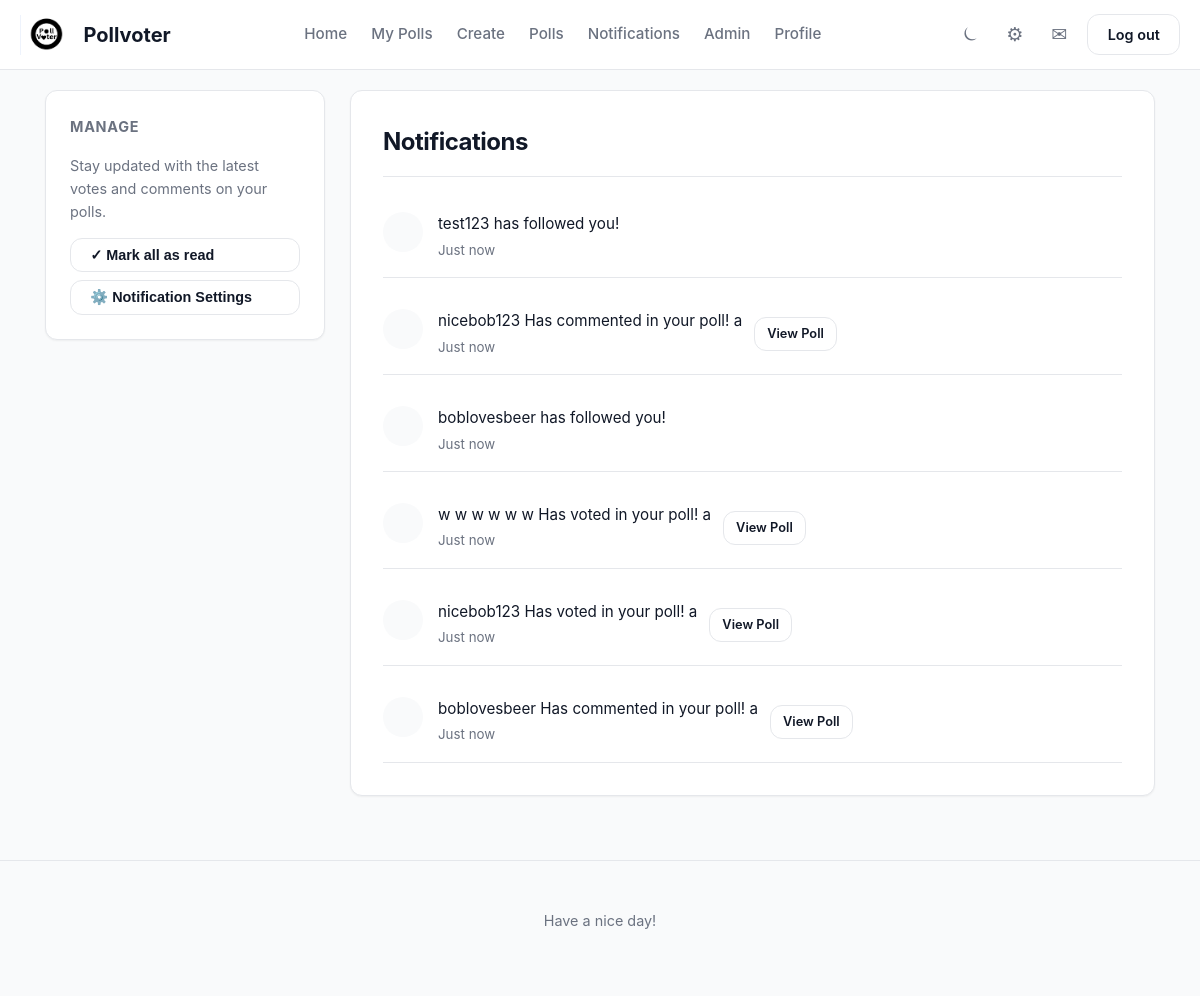
The app's page /notifications (signed in), older data.
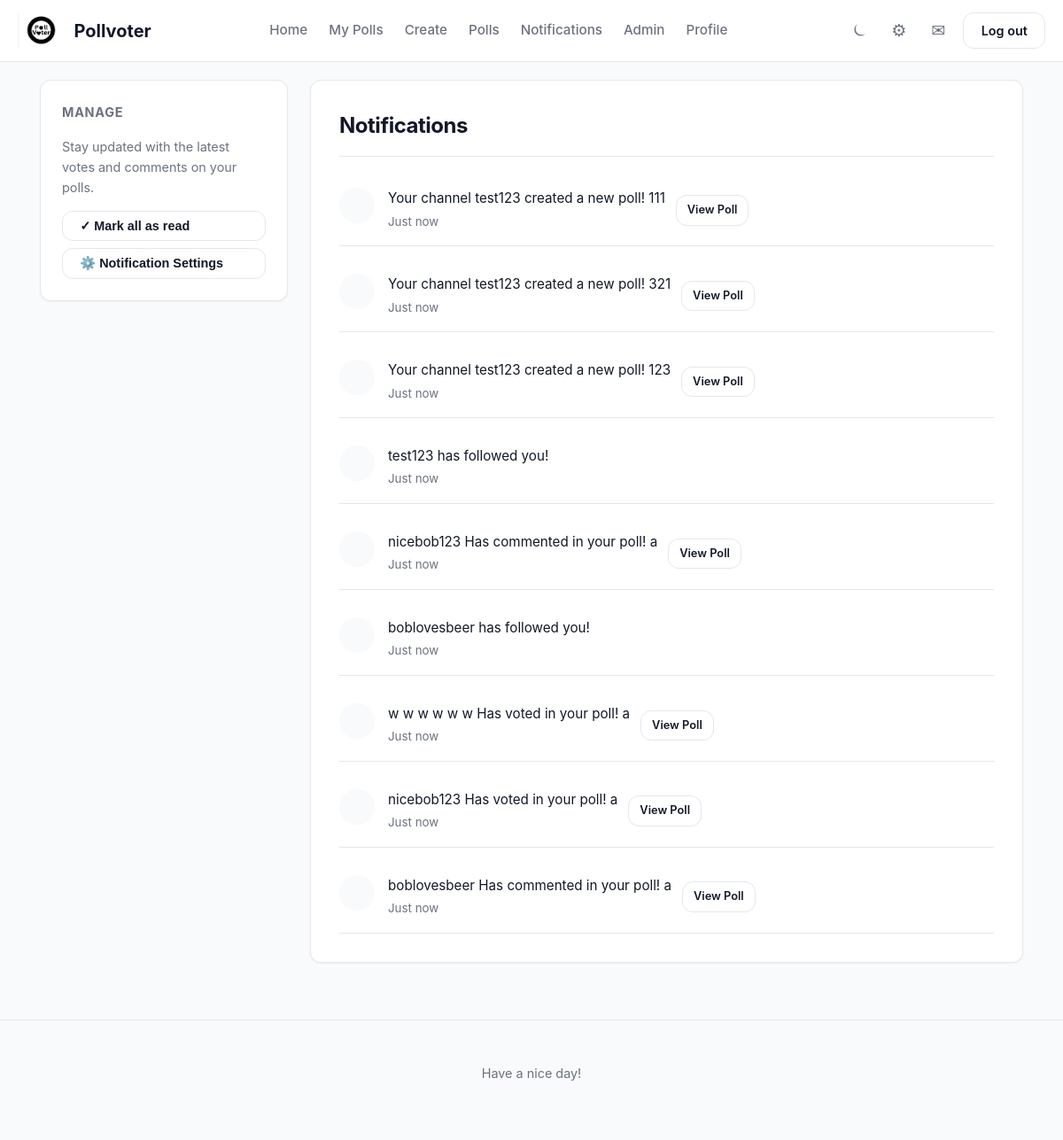
The same page, newer data.
### app/models.py (models this page shows)
class Notification(db.Model):
    __tablename__ = 'notification'
    id = Column(Integer, primary_key=True)
    message = Column(Text)
    is_read = Column(Boolean)
    created_at = Column(DateTime, default=datetime.now)
    recipient_id = Column(Integer, ForeignKey('user.id'))
    recipient = relationship("User", backref="notifications", foreign_keys=[recipient_id])
    poll_id = Column(Integer, ForeignKey('poll.id'))

### app/routes.py (the view)
@main.route("/notifications")
@login_required
def notifications():
    notifications = Notification.query.filter_by(recipient_id = current_user.id).order_by(Notification.created_at.desc()).all()
    for i in notifications:
        i.is_read = True
    db.session.commit()
    return render_template("notification.html", notifications = notifications)

### app/__init__.py (called while the page is built)
def create_app():
    app = Flask(__name__)
    app.config['SECRET_KEY'] = 'your_secret_key'
    app.config['SQLALCHEMY_DATABASE_URI'] = 'sqlite:///pollvoter.db'
    app.config['SQLALCHEMY_TRACK_MODIFICATIONS'] = False
    app.config["UPLOAD_FOLDER"] = "static/uploads"
    app.config["PFP_FOLDER"] =  "app/static/uploads/pfp"
    db.init_app(app)
    login_manager.init_app(app)
    migrate.init_app(app, db)
    app.register_blueprint(auth)
    app.register_blueprint(main)
    app.register_blueprint(polls)
    app.register_blueprint(admin)
    @login_manager.user_loader
    def load_user(userid):
        return User.query.get(int(userid))
    return app

### app/routes.py (called while the page is built)
@main.context_processor
def notifications_count():
    if current_user.is_authenticated:
        unreadcount = Notification.query.filter_by(recipient_id = current_user.id, is_read = False).count()
        return dict(unreadcount = unreadcount)
    return dict(unreadcount = 0)

### app/templates/notification.html (shortened to what this page needs)
{% extends "base.html" %}
{% block content %}
<div class="dashboard-layout">
    <aside class="sidebar">
        <div class="sidebar-widget">
            <h3 class="widget-title">Manage</h3>
            <p style="font-size: 0.9rem; color: var(--text-muted); margin-bottom: 15px;">
                Stay updated with the latest votes and comments on your polls.
            </p>
            <button class="btn btn-outline" style="width: 100%; text-align: left; margin-bottom: 8px;">
                ✓ Mark all as read
            </button>
            <button class="btn btn-outline" style="width: 100%; text-align: left;">
                ⚙️ Notification Settings
            </button>
        </div>
    </aside>
    <main class="feed">
        <div class="card">
            <h2 style="margin-bottom: 20px; border-bottom: 1px solid var(--border-subtle); padding-bottom: 15px;">
                Notifications
            </h2>
            <div class="notification-list">
                {% for i in notifications %}
                <div class="user-row" style="padding: 15px 0; border-bottom: 1px solid var(--border-subtle);">
                    <div style="display: flex; align-items: flex-start; gap: 15px;">
                        <div style="
                            width: 40px; height: 40px;
                            background: var(--bg-body);
                            border-radius: 50%;
                            display: flex; align-items: center; justify-content: center;
                            color: var(--primary);
                            flex-shrink: 0;
                        ">
                        </div>
                        <div>
                            <p style="margin: 0; font-size: 0.95rem; color: var(--text-main);">
                                {{ i.message }}
                            </p>
                            <small style="color: var(--text-muted);">Just now</small>
                        </div>
                    </div>
                    {% if i.poll_id %}
                    <a href="{{ url_for('polls.poll_detail', poll_id=i.poll_id) }}" class="btn btn-outline" style="font-size: 0.8rem; padding: 6px 12px;">
                        View Poll
                    </a>
                    {% endif %}
                </div>
                {% else %}
                <div style="text-align: center; padding: 40px 0;">
                    <div style="font-size: 2rem; margin-bottom: 10px;">🔕</div>
                    <h3 style="font-size: 1.1rem; color: var(--text-main);">All caught up!</h3>
                    <p style="color: var(--text-muted);">You have no new notifications.</p>
                </div>
                {% endfor %}
            </div>
        </div>
    </main>
</div>
{% endblock %}

Row changes from the older to the newer data that the page shows:
added Notification: message "Your channel test123 created a new poll! 111"
added Notification: message "Your channel test123 created a new poll! 321"
added Notification: message "Your channel test123 created a new poll! 123"
